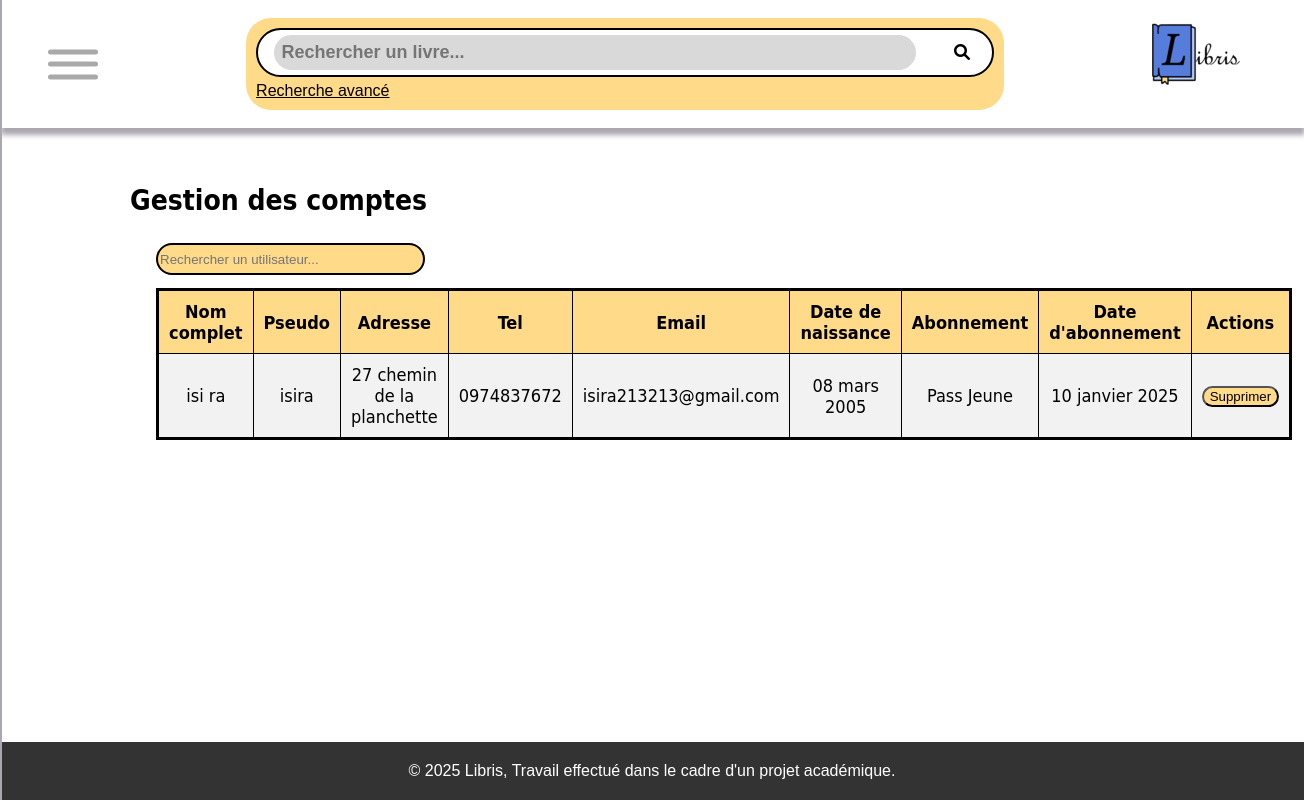
/Libris/gestion-utilisateurs.php (signed in), run on an earlier commit of the app's database.
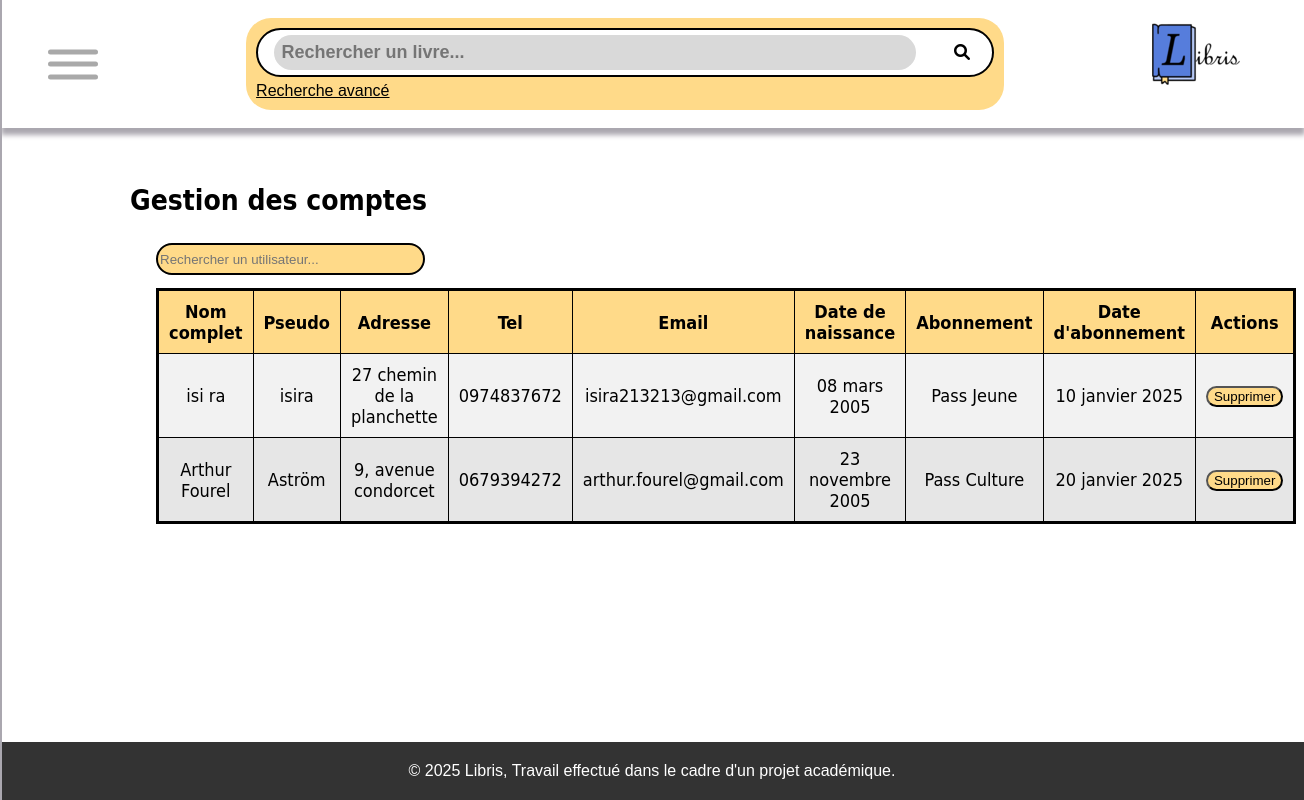
And on a later commit of the database.
### tables this page shows
CREATE TABLE IF NOT EXISTS `est_abonne` (
  `id_abonnement` int NOT NULL,
  `id_util` int NOT NULL,
  `date_abonnement` timestamp NOT NULL DEFAULT CURRENT_TIMESTAMP,
  PRIMARY KEY (`id_abonnement`,`id_util`),
  UNIQUE KEY `abo` (`id_util`),
  KEY `id_util` (`id_util`)
);

CREATE TABLE IF NOT EXISTS `utilisateur` (
  `id_util` int NOT NULL AUTO_INCREMENT,
  `prenom_util` varchar(20) NOT NULL,
  `nom_util` varchar(20) NOT NULL,
  `adresse_util` varchar(60) NOT NULL,
  `tel_util` varchar(15) NOT NULL,
  `pseudo` varchar(20) NOT NULL,
  `mdp` varchar(70) NOT NULL,
  `img_profil` varchar(1000) NOT NULL,
  `email` varchar(100) NOT NULL,
  `date_naissance` date NOT NULL,
  PRIMARY KEY (`id_util`),
  UNIQUE KEY `pseudo` (`pseudo`,`email`)
);

CREATE TABLE IF NOT EXISTS `abonnement` (
  `id_abonnement` int NOT NULL AUTO_INCREMENT,
  `prix` double NOT NULL,
  `nom_abonnement` varchar(60) NOT NULL,
  PRIMARY KEY (`id_abonnement`)
);

### Libris/gestion-utilisateurs.php (the view, shortened to what this page needs)
<?php
require('header.php');
$stmtUtilisateurs = $conn->prepare("
    SELECT
        u.*,
        a.*,
        ea.date_abonnement
    FROM UTILISATEUR u
    LEFT JOIN EST_ABONNE ea ON u.id_util = ea.id_util
    LEFT JOIN ABONNEMENT a ON ea.id_abonnement = a.id_abonnement
    WHERE u.id_util NOT IN (
        SELECT id_util FROM BIBLIOTECAIRE
    )
");
$stmtUtilisateurs->execute();
$utilisateurs = $stmtUtilisateurs->fetchAll();
function convertirDate2($date) {
    $timestamp = strtotime($date);
    $mois = [
        "01" => "janvier", "02" => "février", "03" => "mars",
        "04" => "avril", "05" => "mai", "06" => "juin",
        "07" => "juillet", "08" => "août", "09" => "septembre",
        "10" => "octobre", "11" => "novembre", "12" => "décembre"
    ];
    $jour = date("d", $timestamp);
    $moisNum = date("m", $timestamp);
    $annee = date("Y", $timestamp);
    return "$jour " . $mois[$moisNum] . " $annee";
}
?>
    <!DOCTYPE html>
    <html lang="FR">
    <head>
    </head>
    <body>
    <main class="gestion-utilisateurs">
        <h1>Gestion des comptes</h1>
        <div class="onglet-gestion-content active-gestion" id="emprunts">
            <input type="text" id="search-utilisateurs-input" placeholder="Rechercher un utilisateur..." onkeyup="searchUtilisateurs()">
            <table class="table-gestion" id="table-utilisateurs">
                <thead>
                <tr>
                    <th>Nom complet</th>
                    <th>Pseudo</th>
                    <th>Adresse</th>
                    <th>Tel</th>
                    <th>Email</th>
                    <th>Date de naissance</th>
                    <th>Abonnement</th>
                    <th>Date d'abonnement</th>
                    <th>Actions</th>
                </tr>
                </thead>
                <tbody>
                <?php
                foreach ($utilisateurs as $utilisateur) {
                    echo "<td>". $utilisateur['prenom_util'] ." ". $utilisateur['nom_util'] ."</td>";
                    echo "<td>". $utilisateur['pseudo']. "</td>";
                    echo "<td>". $utilisateur['adresse_util']. "</td>";
                    echo "<td>". $utilisateur['tel_util']. "</td>";
                    echo "<td>". $utilisateur['email']. "</td>";
                    echo "<td>". convertirDate2($utilisateur['date_naissance']). "</td>";
                    echo "<td>". $utilisateur['nom_abonnement']. "</td>";
                    echo "<td>". convertirDate2($utilisateur['date_abonnement']). "</td>";
                    echo "<td>
                        <button onclick=popupConfirmSuppression(".$utilisateur['id_util'].")>Supprimer</button>
                    </td>";
                }
                ?>
                </tbody>
            </table>
        </div>
    </main>
    </body>
    </html>
<?php require("footer.php"); ?>

What changed in the data, as far as the page shows it:
added est_abonne: id_util.prenom_util "Arthur", id_util.nom_util "Fourel", id_util.pseudo "Aström", id_util.adresse_util "9, avenue condorcet", id_util.tel_util "0679394272", id_util.email "arthur.fourel@gmail.com", id_util.date_naissance "23 novembre 2005", id_abonnement.nom_abonnement "Pass Culture", date_abonnement "20 janvier 2025"
